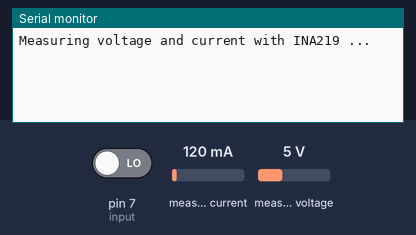
This sketch was run on a simulated Arduino Leonardo, built with avr-gcc and run on an emulated ATmega32U4. Parts: the last lines printed to the serial monitor. Inputs (shaded band) come from the test bench; at power-on: pin 7 (input) LOW, measured voltage 5 V, measured current 120 mA.

Above: at 1.2 s.
1.3 s: pin 7 (input) driven HIGH
At 2.2 s:
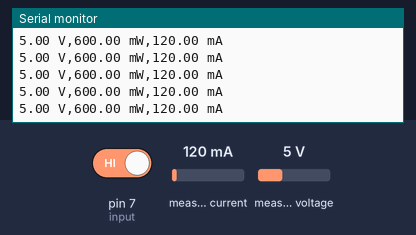
2.8 s: measured voltage set to 3.8 V
At 3.9 s:
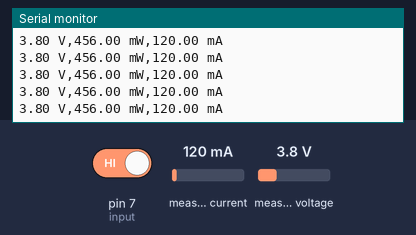
5.8 s: measured current set to 1500 mA
At 6.8 s:
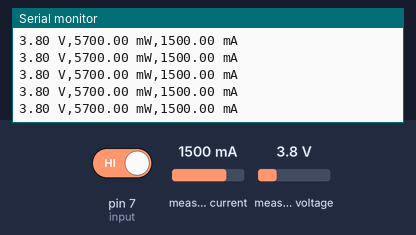
8.8 s: pin 7 (input) driven LOW
At 9.6 s:
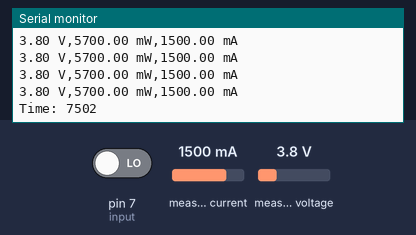
10.3 s: pin 7 (input) driven HIGH
At 11.1 s:
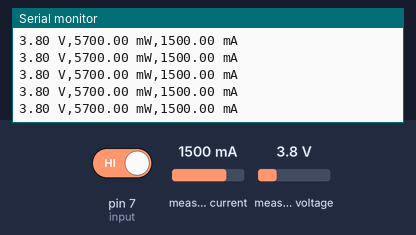
13.3 s: measured current set to 40 mA
At 14.4 s:
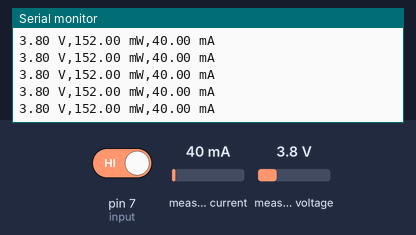
Timing chart, 0 to 15.8 s (numbered marks = the images above; inputs shaded):
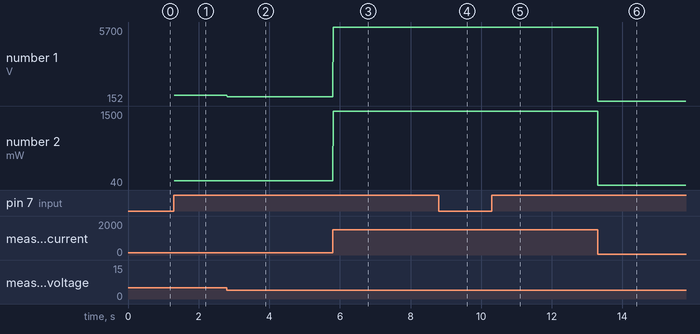

Measured:
- after the input at 1.3 s, the serial monitor: prints a new line at once (image 1)
- after the input at 2.8 s, the serial monitor: prints a new line at once (image 2)
- after the input at 5.8 s, the serial monitor: prints a new line at once (image 3)
- after the input at 8.8 s, the serial monitor: prints a new line at once (image 4)
- after the input at 10.3 s, the serial monitor: prints a new line at once (image 5)
- after the input at 13.3 s, the serial monitor: prints a new line at once (image 6)
- plotted number 1: 600 → 456 after the input at 2.8 s, 456 → 5700 after the input at 5.8 s, 5700 → 152 after the input at 13.3 s
- plotted number 2: 120 → 1500 after the input at 5.8 s, 1500 → 40 after the input at 13.3 s

The sketch:

ina219_Measurements.ino
```cpp
#include <Wire.h>
#include <Adafruit_INA219.h>
Adafruit_INA219 ina219;

float power = 0;
float busvoltage = 0;
float current_mA = 0;
float loadvoltage = 0;

int input = 7;
int test_count = 1;

void setup(){

  Serial.begin(9600);
  while (!Serial) {
  // will pause Zero, Leonardo, etc until serial console opens
  delay(1);
  }

  // Initialize the INA219.
  // By default the initialization will use the largest range (32V,2A). However
  // you can call a setCalibration function to change this range (see comments).
  if (! ina219.begin()) {
    Serial.println("Failed to find INA219 chip");
    while (1) { delay(10); }
  }
  // To use a slightly lower 32V, 1A range (higher precision on amps):
  //ina219.setCalibration_32V_1A();
  // Or to use a lower 16V, 400mA range (higher precision on volts and amps):
  //ina219.setCalibration_16V_400mA();
  Serial.println("Measuring voltage and current with INA219 ...");
  pinMode(input, INPUT);
}

void loop(void){
  int start_reading = digitalRead(input);
  if(start_reading){
    Serial.print("Start test:"); Serial.println(test_count);
    test_count++;
    unsigned long t = millis();
    while(start_reading){
      power = ina219.getPower_mW();
      busvoltage = ina219.getBusVoltage_V();
      current_mA = ina219.getCurrent_mA();

      if(current_mA > 0){
        Serial.print(busvoltage); Serial.print(" V,"); Serial.print(power); Serial.print(" mW,"); Serial.print(current_mA); Serial.println(" mA");
      }
      start_reading = digitalRead(input);
    }
    Serial.print("Time: "); Serial.println(millis() - t);
  }
}
```
